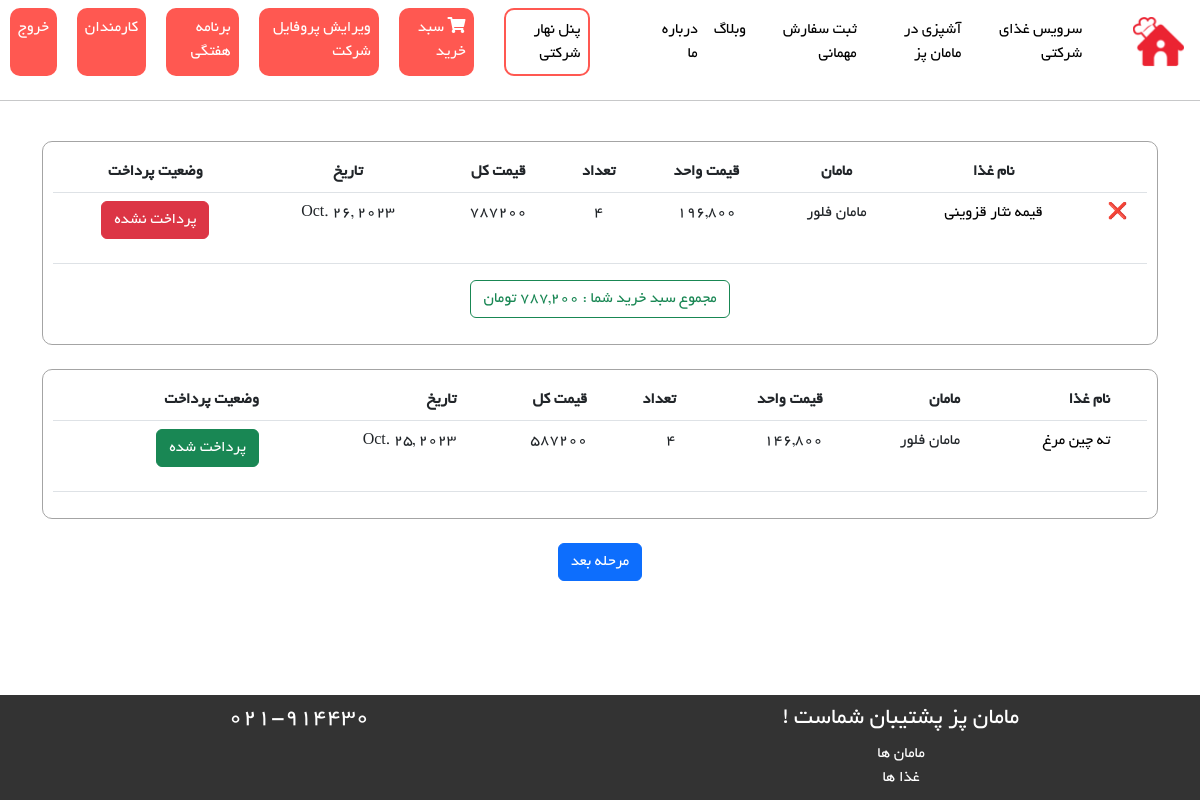
The app's page /order/show-cart (signed in) with its own data.
### Order/models.py (models this page shows, shortened)
class OrderDetail(models.Model):
    order = models.ForeignKey(Order, on_delete=models.CASCADE)
    food = models.ForeignKey(FoodsModel, on_delete=models.CASCADE)
    final_price = models.IntegerField(null=True, blank=True)
    count = models.IntegerField()
    date = models.DateField(blank=True, null=True)
    is_paid = models.BooleanField(default=False)

### Food/models.py (models this page shows, shortened)
class FoodsModel(models.Model):
    mom = models.ForeignKey(MomsModel, on_delete=models.CASCADE)
    food_name = models.CharField(max_length=100)
    food_price = models.IntegerField()
    food_recipe = models.CharField(max_length=500)
    food_order = models.IntegerField(editable=False, default=0)
    food_photo = models.ImageField(upload_to='foods_picture')
    is_active = models.BooleanField(default=True)
    class Meta:
        db_table = 'Foods'
        verbose_name = 'Food'
        verbose_name_plural = 'Foods'

### Moms/models.py (models this page shows, shortened)
class MomsModel(models.Model):
    user = models.ForeignKey(User, on_delete=models.CASCADE)
    profile_photo = models.ImageField(upload_to='moms_profiles', blank=True, null=True)
    home_number = models.CharField(max_length=20, blank=True, null=True)
    state = models.ForeignKey(State, on_delete=models.CASCADE, blank=True, null=True)
    city = models.ForeignKey(City, on_delete=models.CASCADE, blank=True, null=True)
    wallet = models.IntegerField(default=0)
    class Meta:
        db_table = 'Moms'
        verbose_name = 'Mom'
        verbose_name_plural = 'Moms'

### BaseApp/models.py (models this page shows, shortened)
class User(AbstractUser):
    phone_number = models.CharField(max_length=20, null=True, blank=True)
    email_active_code = models.CharField(max_length=100, null=True, blank=True)
    address = models.TextField(null=True, blank=True)
    is_mom = models.BooleanField(default=False)
    is_company = models.BooleanField(default=False)
    is_employee = models.BooleanField(default=False)
    class Meta:
        db_table = 'User'

### Order/views.py (the view)
# urls.py: path('show-cart', views.ShowCart, name='Show-Cart'),
def ShowCart(request: HttpRequest):
    order_id = Order.objects.filter(user_id=request.user.id, is_paid=False).first()
    no_paid_order_details = OrderDetail.objects.filter(order_id=order_id, is_paid=False)
    paid_order_details = OrderDetail.objects.filter(order_id=order_id, is_paid=True)
    is_blank = True
    if not no_paid_order_details and not paid_order_details:
        is_blank = False
    sumCart = 0
    for i in no_paid_order_details:
        if not i.is_paid:
            item = i.count * i.food.food_price
            sumCart += item
    context = {
        'no_paid_order_details': no_paid_order_details,
        'paid_order_details': paid_order_details,
        'sumCart': sumCart,
        'is_blank': is_blank,
    }
    return render(request, 'Order/showCart.html', context)

### Order/templates/Order/showCart.html
{% extends 'base/layout.html' %}
{% load static %}
{% load humanize %}
{% block HeaderLinks %}
    <link rel="stylesheet" href="{% static 'css/Order/showCart-style.css' %}">
{% endblock %}
{% block main %}
    {% if is_blank %}
        {% if no_paid_order_details %}
            <div class="main-box text-center">
                <div class="table-responsive">
                    <table class="table">
                        <thead>
                        <tr>
                            <th></th>
                            <th>نام غذا</th>
                            <th>مامان</th>
                            <th>قیمت واحد</th>
                            <th>تعداد</th>
                            <th>قیمت کل</th>
                            <th>تاریخ</th>
                            <th>وضعیت پرداخت</th>
                        </tr>
                        </thead>
                        {% for order in no_paid_order_details %}
                            <tbody>
                            <tr>
                                {% if order.is_paid %}
                                    <td></td>
                                {% else %}
                                    <td>
                                        <a class="remove-icon" href="{% url 'removePerOrder' orderDetailId=order.id %}">
                                            ❌
                                        </a>
                                    </td>
                                {% endif %}
                                <td>
                                    <a href="{% url 'FoodDetails' food_id=order.food.id %}">{{ order.food.food_name }}</a>
                                </td>
                                <td>مامان {{ order.food.mom.user.first_name }}</td>
                                <td>{{ order.food.food_price|intcomma }}</td>
                                <td>
                                    {{ order.count }}
                                </td>
                                <td>{% widthratio order.food.food_price 1 order.count %}</td>
                                {% if order.date %}
                                    <td>{{ order.date }}</td>
                                {% else %}
                                    <td class="text-danger">تنظیم نشده</td>
                                {% endif %}
                                <td>
                                    <p class="btn btn-danger">پرداخت نشده</p>
                                </td>
                            </tr>
                            </tbody>
                        {% endfor %}
                    </table>
                </div>
                <p class="btn btn-outline-success">مجموع سبد خرید شما : {{ sumCart|intcomma }} تومان</p>
            </div>
        {% endif %}
        <br/>
        {% if paid_order_details %}
            <div class="main-box">
                <div class="table-responsive">
                    <table class="table">
                        <thead>
                        <tr>
                            <th></th>
                            <th>نام غذا</th>
                            <th>مامان</th>
                            <th>قیمت واحد</th>
                            <th>تعداد</th>
                            <th>قیمت کل</th>
                            <th>تاریخ</th>
                            <th>وضعیت پرداخت</th>
                        </tr>
                        </thead>
                        {% for order in paid_order_details %}
                            <tbody>
                            <tr>
                                <td></td>
                                <td>
                                    <a href="{% url 'FoodDetails' food_id=order.food.id %}">{{ order.food.food_name }}</a>
                                </td>
                                <td>مامان {{ order.food.mom.user.first_name }}</td>
                                <td>{{ order.final_price|intcomma }}</td>
                                <td>{{ order.count }}</td>
                                <td>{% widthratio order.final_price 1 order.count %}</td>
                                <td>{{ order.date }}</td>
                                <td>
                                    <p class="btn btn-success">پرداخت شده</p>
                                </td>
                            </tr>
                            </tbody>
                        {% endfor %}
                    </table>
                </div>
            </div>
        {% endif %}
        <br/>
        {% if no_paid_order_details %}
            <div class="text-center">
                <a href="{% url 'order-info' %}">
                    <p class="btn btn-primary">مرحله بعد</p>
                </a>
            </div>
        {% endif %}
    {% else %}
        <h1 class="text-center "> سبد خرید شما خالی است </h1>
    {% endif %}
{% endblock %}

### static/css/base/layout-style.css (style rules this page uses)
body { font-family: 'Yekan'; direction: rtl; }
body { direction: rtl; }
a { text-decoration: none; color: black; }
body { margin-bottom: 100px; }

### static/css/Order/showCart-style.css (style rules this page uses)
.main-box { border: 1px solid rgba(152, 152, 152, 0.88); border-radius: 10px; padding: 10px; }
.remove-icon { text-decoration: none; }

### records on screen
OrderDetail: food.food_name "قیمه نثار قزوینی", food.mom.user.first_name "فلور", food.food_price "196,800", count "4", food+count "787200", date "Oct. 26, 2023"
OrderDetail: food.food_name "ته چین مرغ", food.mom.user.first_name "فلور", final_price "146,800", count "4", final_price+count "587200", date "Oct. 25, 2023"

### other values on screen
{{ sumCart|intcomma }} "787,200"
